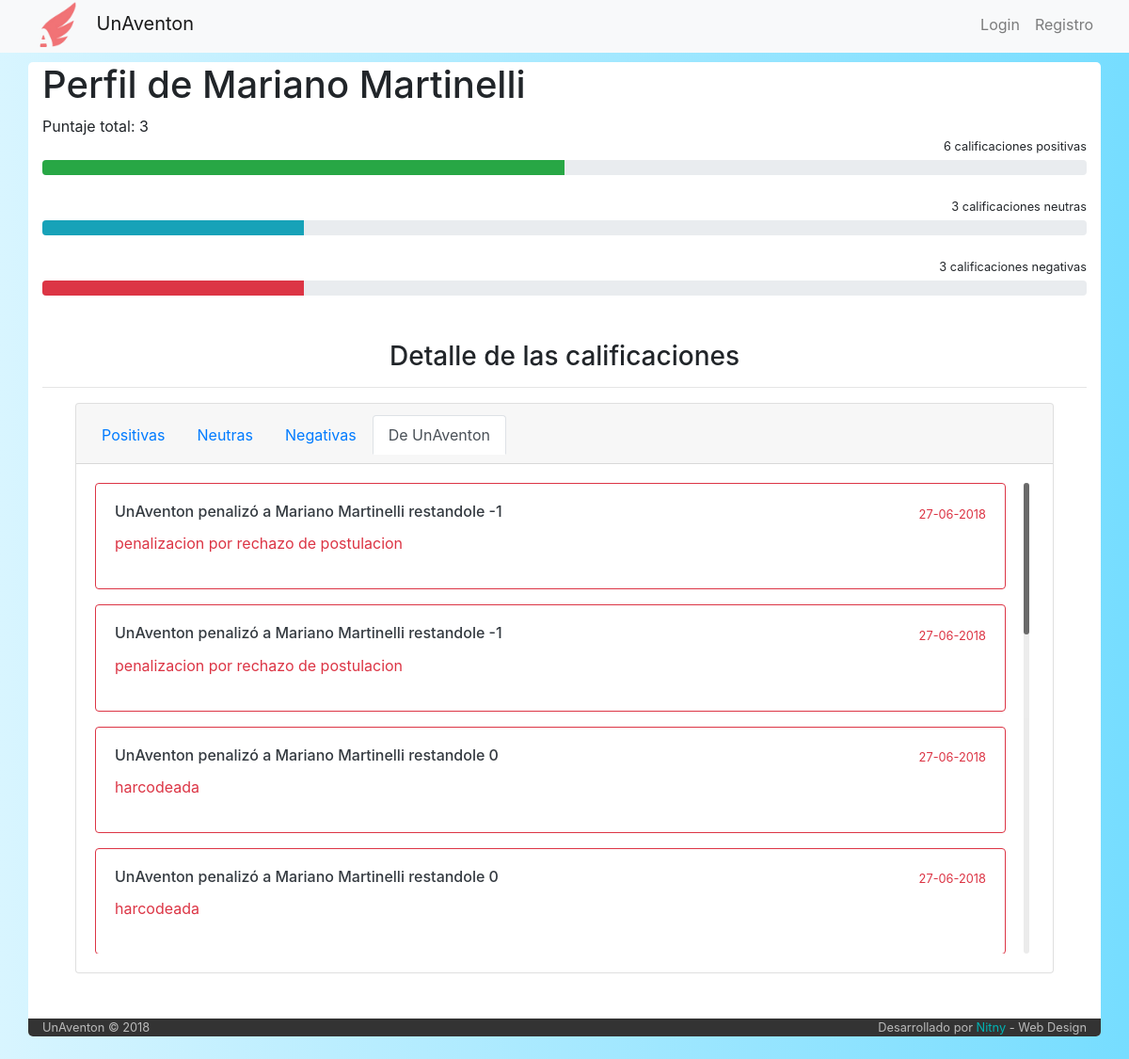
Before: /usuario/7/sistema with the older database file.
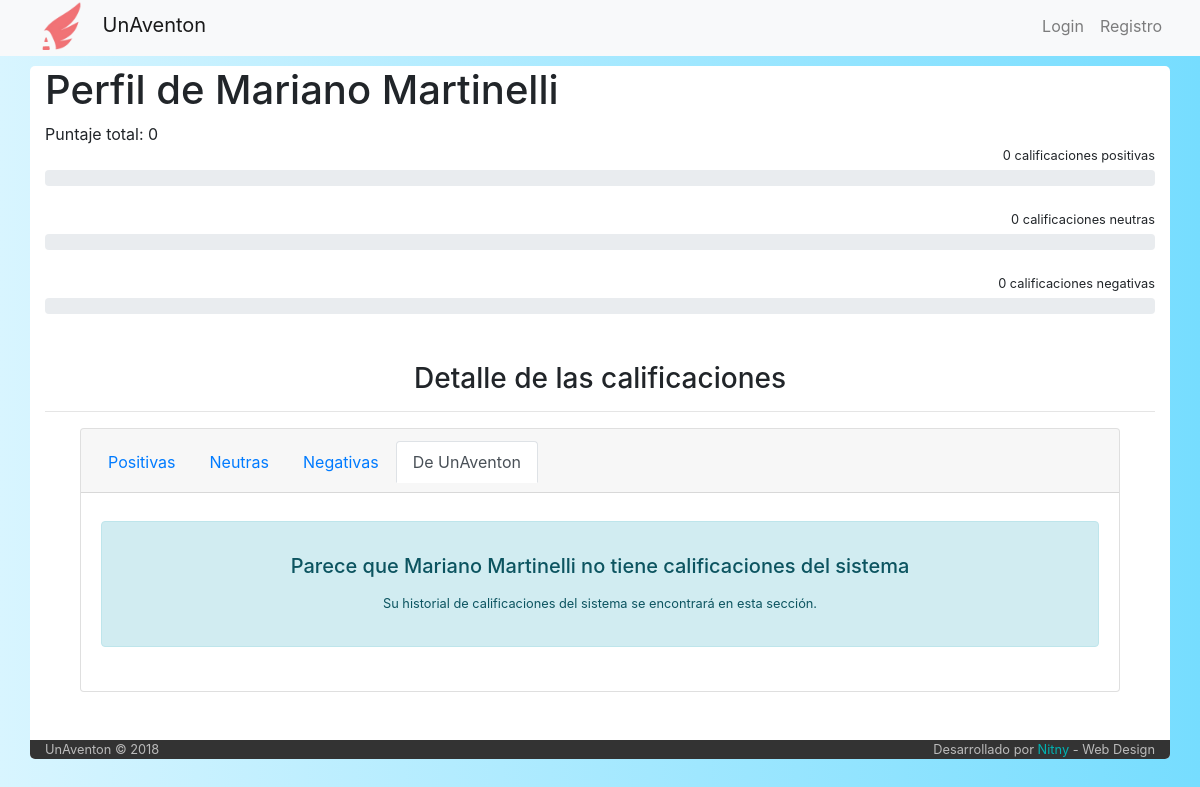
After: the same page with the newer database file.
### tables this page shows
CREATE TABLE `calificacion` (
  `idCalificacion` int(6) NOT NULL,
  `idCalificador` int(6) NOT NULL,
  `idCalificado` int(6) NOT NULL,
  `tipo` varchar(10) NOT NULL,
  `idViaje` int(6) NOT NULL,
  `fecha` datetime NOT NULL,
  `calificacion` varchar(6) DEFAULT NULL,
  `comentario` varchar(255) NOT NULL
);

CREATE TABLE `usuario` (
  `idUser` int(6) NOT NULL,
  `email` varchar(50) NOT NULL,
  `clave` varchar(50) NOT NULL,
  `nombre` varchar(50) NOT NULL,
  `apellido` varchar(50) NOT NULL,
  `admin` int(1) NOT NULL DEFAULT '0',
  `estadoUsuario` int(11) NOT NULL DEFAULT '1',
  `recuperarPassword` int(1) NOT NULL DEFAULT '0'
);

### index.php (called while the page is built, shortened)
<?php
	include ('core/helpers.php');
	include ('php/inicio_body.php');
	$router = new Router;
	$vars = $router->get_variables();
	render($vars);
	include ('php/cierre_body.php');

### core/helpers.php (called while the page is built, shortened)
<?php
function calificacion($idUser){
  include('php/conexion.php');
  $calificaciones=mysqli_query($conexion,"SELECT SUM(calificacion) as calificacion_final
                                          from calificacion
                                          where calificacion.idCalificado='$idUser' AND calificacion.calificacion IS NOT NULL")
                                          or die ("error calculo calificacion");
  return(mysqli_fetch_array($calificaciones)['calificacion_final']+0);
}

### controller/usuario.php (the view, shortened to what the changed rows need)
<?php
	function render($vars = [])
	{
    include('php/conexion.php');
		if(isset($vars[1]))
		{
			switch ($vars[1])
			{
					case "sistema":
							$sistema = "active";
							$estilo = "danger";
							$vars[1] = "del sistema";
							$sql = "SELECT calificacion.fecha, calificacion.calificacion, calificacion.comentario \n"
									. "FROM calificacion\n"
									. "WHERE calificacion.idCalificado = $vars[0] AND calificacion.tipo = 3";
							break;
			}
		}
    $c = mysqli_query($conexion, $sql) or die(mysqli_error($conexion));
    $usuario=mysqli_query($conexion,"SELECT *
                                    from usuario
                                    where idUser='$vars[0]'")
                                    or die ("problemas en el select de usuarios");
    $usuario=mysqli_fetch_array($usuario);
    ?>
    <h1>Perfil de <?php echo $usuario['nombre']." ".$usuario['apellido'];?> </h1>
    <?php $calificaciones = calificacion_grafica_simple($usuario['idUser']);
    echo "Puntaje total: ".calificacion($vars[0])."
          <br>";
    echo  "<small class='float-right''>".$calificaciones['positivas']." calificaciones positivas </small> <br>";
    echo "<div class='progress'>
            <div class='progress-bar bg-success' role='progressbar' style='width: ".$calificaciones['porcentaje_pos']."%' aria-valuenow='25' aria-valuemin='0' aria-valuemax='100'></div>
          </div> <br>";
    echo  "<small class='float-right''>".$calificaciones['neutras']." calificaciones neutras </small> <br>";
    echo "<div class='progress'>
              <div class='progress-bar bg-info' role='progressbar' style='width: ".$calificaciones['porcentaje_neu']."%' aria-valuenow='25' aria-valuemin='0' aria-valuemax='100'></div>
          </div> <br>";
    echo  "<small class='float-right''>".$calificaciones['negativas']." calificaciones negativas </small> <br>";
    echo "<div class='progress'>
              <div class='progress-bar bg-danger' role='progressbar' style='width: ".$calificaciones['porcentaje_neg']."%' aria-valuenow='25' aria-valuemin='0' aria-valuemax='100'></div>
          </div> <br>";
    echo "<br>";
    ?>
    <h3 class="text-center"> Detalle de las calificaciones </h3>
    <hr>
    <div class="card text-center" style="width: 65rem;margin-left: auto; margin-right: auto">
      <div class="card-header">
      </div>
      <div class="card-body">
        <div class="mCustomScrollbar" data-mcs-theme="dark-3" style="max-height: 500px; overflow: auto;">
					<?php
						if(mysqli_num_rows($c) == 0){
							?>
							<div class="alert alert-info mt-2 mb-4">
								<div class="card-body ">
									<h5 class="card-title">Parece que <?php echo $usuario['nombre'] . " " . $usuario['apellido'];?> no tiene calificaciones <?php echo (isset($vars[1])) ? $vars[1] : "positivas";?></h5>
									<small class="card-text">Su historial de calificaciones <?php echo (isset($vars[1])) ? $vars[1] : "positivas";?> se encontrará en esta sección.</small>
								</div>
							</div>
						<?php
					}
						else{
          while($calificacion = mysqli_fetch_array($c))
          {
						if($sistema != "active"){
	          ?>
	          <div class="card border-<?php echo $estilo;?> mb-3 w-100">
	            <div class="card-body text-<?php echo $estilo;?> text-left">
	              <h6 class="card-title text-dark"><?php echo $calificacion['nombre'] . " " . $calificacion['apellido'];?> Calificó a <?php echo $usuario['nombre'] . " " . $usuario['apellido'];?></h6>
	              <p class="card-text"><?php echo $calificacion['comentario'];?></p>
	              <small class="float-right" style="margin-top: -4.3rem; margin-bottom: 0rem"> <?php $date = date_create($calificacion['fecha']);
								echo $date->format('d-m-Y');?></small>
	            </div>
	          </div>
	          <?php
						}
						else {
							?>
							<div class="card border-<?php echo $estilo;?> mb-3 w-100">
								<div class="card-body text-<?php echo $estilo;?> text-left">
									<h6 class="card-title text-dark">UnAventon penalizó a <?php echo $usuario['nombre'] . " " . $usuario['apellido'];?> restandole <?php echo $calificacion['calificacion'];?></h6>
									<p class="card-text"><?php echo $calificacion['comentario'];?></p>
									<small class="float-right" style="margin-top: -4.3rem; margin-bottom: 0rem"> <?php $date = date_create($calificacion['fecha']);
									echo $date->format('d-m-Y');?></small>
								</div>
							</div>
							<?php
						}
          }
				}
          ?>
        </div>
      </div>
    </div>
    <br>
    <br>
  <?php
  }

Changed rows visible on the page:
removed calificacion: $usuario['nombre'] "Mariano", $usuario['apellido'] "Martinelli", calificacion "-1", comentario "penalizacion por rechazo de postulacion", fecha "27-06-2018"
removed calificacion: $usuario['nombre'] "Mariano", $usuario['apellido'] "Martinelli", calificacion "-1", comentario "penalizacion por rechazo de postulacion", fecha "27-06-2018"
removed calificacion: $usuario['nombre'] "Mariano", $usuario['apellido'] "Martinelli", calificacion "0", comentario "harcodeada", fecha "27-06-2018"
removed calificacion: $usuario['nombre'] "Mariano", $usuario['apellido'] "Martinelli", calificacion "0", comentario "harcodeada", fecha "27-06-2018"
changed usuario "Mariano": nombre (not shown) → "Mariano"; apellido (not shown) → "Martinelli"
Other visible differences:
calificacion($vars[0]): "3" → "0"
$calificaciones['positivas']: "6" → "0"
$calificaciones['neutras']: "3" → "0"
$calificaciones['negativas']: "3" → "0"
$vars[1]: (not shown) → "del sistema"
text now shown: "Parece que no tiene calificaciones Su historial de calificaciones se encontrará en esta sección."
